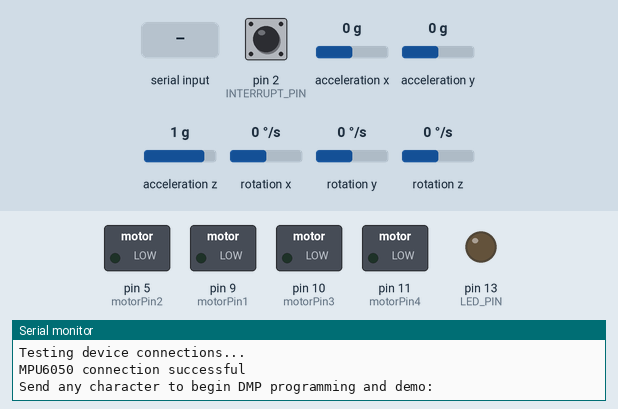
Recording of a sketch running on a simulated Arduino Leonardo, built with avr-gcc and run on an emulated ATmega32U4. Parts: switched loads named in the sketch (green lamp = pin HIGH), output pins drawn as LEDs (lit = HIGH), the last lines printed to the serial monitor. Dashed ring = blinking. The inputs (shaded band) are chosen by the test bench; at power-on: pin 2 (INTERRUPT_PIN) LOW, acceleration x 0 g, acceleration y 0 g, acceleration z 1 g, rotation x 0 °/s, rotation y 0 °/s, rotation z 0 °/s. The sensor or clock chip raises its interrupt line as the real part does.

Above: at 0.8 s.
0.9 s: "1\n" received over Serial
At 3.25 s:
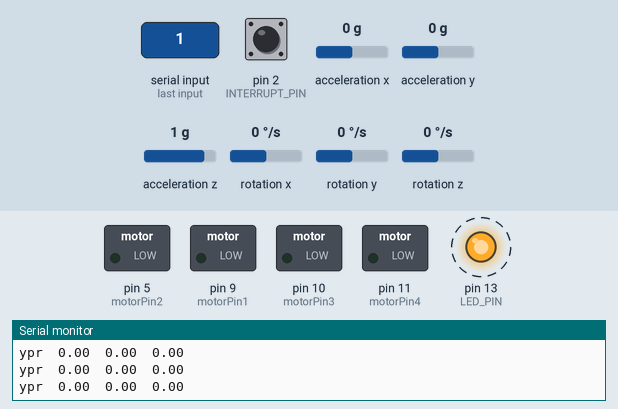
Timing chart, 0 to 9.9 s (numbered marks = the images above; inputs shaded):
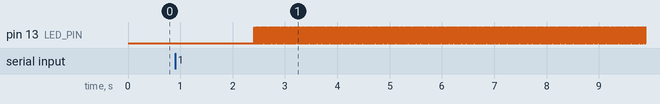

Measured:
- after the input at 0.9 s, pin 13 (LED_PIN): alternates HIGH for 0.01 s and LOW for 0.01 s, starting after 1.5 s

The sketch:

test.ino
```cpp
#define motorPin1 9
#define motorPin2 5
#define motorPin3 10
#define motorPin4 11
#include <math.h>
#include <SoftwareSerial.h>
SoftwareSerial Bluetooth(0,1);

double aggKp=4, aggKi=0.2, aggKd=1;
double conservKp=1, conservKi=0.05, conservKd=0.25;
double Kp = conservKp, Ki = conservKi, Kd = conservKd;

int tempSpeed = 0;
//array for speed of motors
int motorSpeed[5] = {0};


// I2C device class (I2Cdev) demonstration Arduino sketch for MPU6050 class using DMP (MotionApps v2.0)
// 6/21/2012 by Jeff Rowberg <jeff@rowberg.net>
// Updates should (hopefully) always be available at https://github.com/jrowberg/i2cdevlib
//
// Changelog:
//      2013-05-08 - added seamless Fastwire support
//                 - added note about gyro calibration
//      2012-06-21 - added note about Arduino 1.0.1 + Leonardo compatibility error
//      2012-06-20 - improved FIFO overflow handling and simplified read process
//      2012-06-19 - completely rearranged DMP initialization code and simplification
//      2012-06-13 - pull gyro and accel data from FIFO packet instead of reading directly
//      2012-06-09 - fix broken FIFO read sequence and change interrupt detection to RISING
//      2012-06-05 - add gravity-compensated initial reference frame acceleration output
//                 - add 3D math helper file to DMP6 example sketch
//                 - add Euler output and Yaw/Pitch/Roll output formats
//      2012-06-04 - remove accel offset clearing for better results (thanks Sungon Lee)
//      2012-06-01 - fixed gyro sensitivity to be 2000 deg/sec instead of 250
//      2012-05-30 - basic DMP initialization working

/* ============================================
I2Cdev device library code is placed under the MIT license
Copyright (c) 2012 Jeff Rowberg

Permission is hereby granted, free of charge, to any person obtaining a copy
of this software and associated documentation files (the "Software"), to deal
in the Software without restriction, including without limitation the rights
to use, copy, modify, merge, publish, distribute, sublicense, and/or sell
copies of the Software, and to permit persons to whom the Software is
furnished to do so, subject to the following conditions:

The above copyright notice and this permission notice shall be included in
all copies or substantial portions of the Software.

THE SOFTWARE IS PROVIDED "AS IS", WITHOUT WARRANTY OF ANY KIND, EXPRESS OR
IMPLIED, INCLUDING BUT NOT LIMITED TO THE WARRANTIES OF MERCHANTABILITY,
FITNESS FOR A PARTICULAR PURPOSE AND NONINFRINGEMENT. IN NO EVENT SHALL THE
AUTHORS OR COPYRIGHT HOLDERS BE LIABLE FOR ANY CLAIM, DAMAGES OR OTHER
LIABILITY, WHETHER IN AN ACTION OF CONTRACT, TORT OR OTHERWISE, ARISING FROM,
OUT OF OR IN CONNECTION WITH THE SOFTWARE OR THE USE OR OTHER DEALINGS IN
THE SOFTWARE.
===============================================
*/

// I2Cdev and MPU6050 must be installed as libraries, or else the .cpp/.h files
// for both classes must be in the include path of your project
#include "I2Cdev.h"

#include "MPU6050_6Axis_MotionApps20.h"
//#include "MPU6050.h" // not necessary if using MotionApps include file

// Arduino Wire library is required if I2Cdev I2CDEV_ARDUINO_WIRE implementation
// is used in I2Cdev.h
#if I2CDEV_IMPLEMENTATION == I2CDEV_ARDUINO_WIRE
    #include "Wire.h"
#endif

// class default I2C address is 0x68
// specific I2C addresses may be passed as a parameter here
// AD0 low = 0x68 (default for SparkFun breakout and InvenSense evaluation board)
// AD0 high = 0x69
MPU6050 mpu;
//MPU6050 mpu(0x69); // <-- use for AD0 high

/* =========================================================================
   NOTE: In addition to connection 3.3v, GND, SDA, and SCL, this sketch
   depends on the MPU-6050's INT pin being connected to the Arduino's
   external interrupt #0 pin. On the Arduino Uno and Mega 2560, this is
   digital I/O pin 2.
 * ========================================================================= */

/* =========================================================================
   NOTE: Arduino v1.0.1 with the Leonardo board generates a compile error
   when using Serial.write(buf, len). The Teapot output uses this method.
   The solution requires a modification to the Arduino USBAPI.h file, which
   is fortunately simple, but annoying. This will be fixed in the next IDE
   release. For more info, see these links:

   http://arduino.cc/forum/index.php/topic,109987.0.html
   http://code.google.com/p/arduino/issues/detail?id=958
 * ========================================================================= */


// uncomment "OUTPUT_READABLE_QUATERNION" if you want to see the actual
// quaternion components in a [w, x, y, z] format (not best for parsing
// on a remote host such as Processing or something though)
//#define OUTPUT_READABLE_QUATERNION

// uncomment "OUTPUT_READABLE_EULER" if you want to see Euler angles
// (in degrees) calculated from the quaternions coming from the FIFO.
// Note that Euler angles suffer from gimbal lock (for more info, see
// http://en.wikipedia.org/wiki/Gimbal_lock)
//#define OUTPUT_READABLE_EULER

// uncomment "OUTPUT_READABLE_YAWPITCHROLL" if you want to see the yaw/
// pitch/roll angles (in degrees) calculated from the quaternions coming
// from the FIFO. Note this also requires gravity vector calculations.
// Also note that yaw/pitch/roll angles suffer from gimbal lock (for
// more info, see: http://en.wikipedia.org/wiki/Gimbal_lock)
#define OUTPUT_READABLE_YAWPITCHROLL

// uncomment "OUTPUT_READABLE_REALACCEL" if you want to see acceleration
// components with gravity removed. This acceleration reference frame is
// not compensated for orientation, so +X is always +X according to the
// sensor, just without the effects of gravity. If you want acceleration
// compensated for orientation, us OUTPUT_READABLE_WORLDACCEL instead.
//#define OUTPUT_READABLE_REALACCEL

// uncomment "OUTPUT_READABLE_WORLDACCEL" if you want to see acceleration
// components with gravity removed and adjusted for the world frame of
// reference (yaw is relative to initial orientation, since no magnetometer
// is present in this case). Could be quite handy in some cases.
//#define OUTPUT_READABLE_WORLDACCEL

// uncomment "OUTPUT_TEAPOT" if you want output that matches the
// format used for the InvenSense teapot demo
//#define OUTPUT_TEAPOT


#define INTERRUPT_PIN 2  // use pin 2 on Arduino Uno & most boards
#define LED_PIN 13 // (Arduino is 13, Teensy is 11, Teensy++ is 6)
bool blinkState = false;

// MPU control/status vars
bool dmpReady = false;  // set true if DMP init was successful
uint8_t mpuIntStatus;   // holds actual interrupt status byte from MPU
uint8_t devStatus;      // return status after each device operation (0 = success, !0 = error)
uint16_t packetSize;    // expected DMP packet size (default is 42 bytes)
uint16_t fifoCount;     // count of all bytes currently in FIFO
uint8_t fifoBuffer[64]; // FIFO storage buffer

// orientation/motion vars
Quaternion q;           // [w, x, y, z]         quaternion container
VectorInt16 aa;         // [x, y, z]            accel sensor measurements
VectorInt16 aaReal;     // [x, y, z]            gravity-free accel sensor measurements
VectorInt16 aaWorld;    // [x, y, z]            world-frame accel sensor measurements
VectorFloat gravity;    // [x, y, z]            gravity vector
float euler[3];         // [psi, theta, phi]    Euler angle container
float ypr[3];           // [yaw, pitch, roll]   yaw/pitch/roll container and gravity vector

// packet structure for InvenSense teapot demo
uint8_t teapotPacket[14] = { '$', 0x02, 0,0, 0,0, 0,0, 0,0, 0x00, 0x00, '\r', '\n' };


// ================================================================
// ===               INTERRUPT DETECTION ROUTINE                ===
// ================================================================

volatile bool mpuInterrupt = false;     // indicates whether MPU interrupt pin has gone high
void dmpDataReady() {
    mpuInterrupt = true;
}


// ================================================================
// ===                      INITIAL SETUP                       ===
// ================================================================

void setup() {
    //SETTING MOTORPINS TO OUTPUT
    pinMode(motorPin1, OUTPUT);
    pinMode(motorPin2, OUTPUT);
    pinMode(motorPin3, OUTPUT);
    pinMode(motorPin4, OUTPUT);

    //BLUETOOTH
    Bluetooth.begin(9600);


    // join I2C bus (I2Cdev library doesn't do this automatically)
    #if I2CDEV_IMPLEMENTATION == I2CDEV_ARDUINO_WIRE
        Wire.begin();
        Wire.setClock(400000); // 400kHz I2C clock. Comment this line if having compilation difficulties
    #elif I2CDEV_IMPLEMENTATION == I2CDEV_BUILTIN_FASTWIRE
        Fastwire::setup(400, true);
    #endif

    // initialize serial communication
    // (115200 chosen because it is required for Teapot Demo output, but it's
    // really up to you depending on your project)
    Serial.begin(115200);
    while (!Serial); // wait for Leonardo enumeration, others continue immediately

    // NOTE: 8MHz or slower host processors, like the Teensy @ 3.3V or Arduino
    // Pro Mini running at 3.3V, cannot handle this baud rate reliably due to
    // the baud timing being too misaligned with processor ticks. You must use
    // 38400 or slower in these cases, or use some kind of external separate
    // crystal solution for the UART timer.

    // initialize device
    Serial.println(F("Initializing I2C devices..."));
    mpu.initialize();
    pinMode(INTERRUPT_PIN, INPUT);

    // verify connection
    Serial.println(F("Testing device connections..."));
    Serial.println(mpu.testConnection() ? F("MPU6050 connection successful") : F("MPU6050 connection failed"));

    // wait for ready
    Serial.println(F("\nSend any character to begin DMP programming and demo: "));
    while (Serial.available() && Serial.read()); // empty buffer
    while (!Serial.available());                 // wait for data
    while (Serial.available() && Serial.read()); // empty buffer again

    // load and configure the DMP
    Serial.println(F("Initializing DMP..."));
    devStatus = mpu.dmpInitialize();

    // supply your own gyro offsets here, scaled for min sensitivity
    mpu.setXGyroOffset(220);
    mpu.setYGyroOffset(76);
    mpu.setZGyroOffset(-85);
    mpu.setZAccelOffset(1788); // 1688 factory default for my test chip

    // make sure it worked (returns 0 if so)
    if (devStatus == 0) {
        // turn on the DMP, now that it's ready
        Serial.println(F("Enabling DMP..."));
        mpu.setDMPEnabled(true);

        // enable Arduino interrupt detection
        Serial.println(F("Enabling interrupt detection (Arduino external interrupt 0)..."));
        attachInterrupt(digitalPinToInterrupt(INTERRUPT_PIN), dmpDataReady, RISING);
        mpuIntStatus = mpu.getIntStatus();

        // set our DMP Ready flag so the main loop() function knows it's okay to use it
        Serial.println(F("DMP ready! Waiting for first interrupt..."));
        dmpReady = true;

        // get expected DMP packet size for later comparison
        packetSize = mpu.dmpGetFIFOPacketSize();
    } else {
        // ERROR!
        // 1 = initial memory load failed
        // 2 = DMP configuration updates failed
        // (if it's going to break, usually the code will be 1)
        Serial.print(F("DMP Initialization failed (code "));
        Serial.print(devStatus);
        Serial.println(F(")"));
    }

    // configure LED for output
    pinMode(LED_PIN, OUTPUT);


    delay(1000);
}


// ================================================================
// ===                    MAIN PROGRAM LOOP                     ===
// ================================================================

void loop() {
    analogWrite(motorPin1, tempSpeed);
   analogWrite(motorPin2, tempSpeed);
  analogWrite(motorPin3, tempSpeed);
  analogWrite(motorPin4, tempSpeed);

  char c;
  if (Bluetooth.available() > 0) {
    c = Serial.read();
    //Serial.print(c);
    //Serial.print("hello");
    //1 starts the motors
    if (c == '1') {
      Serial.print("1 pressed");
      tempSpeed = 200;
    }
    //2 stops the motors
    else if (c == '2') {
      Serial.print("2 pressed");
      tempSpeed = 0;
    } else if (c == '3') {
      if (tempSpeed < 235) {
        tempSpeed += 20;
      }
    } else if (c == '4') {
       if (tempSpeed > 20) {
        tempSpeed -= 20;
       }
    }
  }


    // if programming failed, don't try to do anything
    if (!dmpReady) return;

    // wait for MPU interrupt or extra packet(s) available
    while (!mpuInterrupt && fifoCount < packetSize) {
        // other program behavior stuff here
        // .
        // .
        // .
        // if you are really paranoid you can frequently test in between other
        // stuff to see if mpuInterrupt is true, and if so, "break;" from the
        // while() loop to immediately process the MPU data
        // .
        // .
        // .
    }

    // reset interrupt flag and get INT_STATUS byte
    mpuInterrupt = false;
    mpuIntStatus = mpu.getIntStatus();

    // get current FIFO count
    fifoCount = mpu.getFIFOCount();

    // check for overflow (this should never happen unless our code is too inefficient)
    if ((mpuIntStatus & 0x10) || fifoCount == 1024) {
        // reset so we can continue cleanly
        mpu.resetFIFO();
        Serial.println(F("FIFO overflow!"));

    // otherwise, check for DMP data ready interrupt (this should happen frequently)
    } else if (mpuIntStatus & 0x02) {
        // wait for correct available data length, should be a VERY short wait
        while (fifoCount < packetSize) fifoCount = mpu.getFIFOCount();

        // read a packet from FIFO
        mpu.getFIFOBytes(fifoBuffer, packetSize);

        // track FIFO count here in case there is > 1 packet available
        // (this lets us immediately read more without waiting for an interrupt)
        fifoCount -= packetSize;

        #ifdef OUTPUT_READABLE_QUATERNION
            // display quaternion values in easy matrix form: w x y z
            mpu.dmpGetQuaternion(&q, fifoBuffer);
            Serial.print("quat\t");
            Serial.print(q.w);
            Serial.print("\t");
            Serial.print(q.x);
            Serial.print("\t");
            Serial.print(q.y);
            Serial.print("\t");
            Serial.println(q.z);
        #endif

        #ifdef OUTPUT_READABLE_EULER
            // display Euler angles in degrees
            mpu.dmpGetQuaternion(&q, fifoBuffer);
            mpu.dmpGetEuler(euler, &q);
            Serial.print("euler\t");
            Serial.print(euler[0] * 180/M_PI);
            Serial.print("\t");
            Serial.print(euler[1] * 180/M_PI);
            Serial.print("\t");
            Serial.println(euler[2] * 180/M_PI);
        #endif

        #ifdef OUTPUT_READABLE_YAWPITCHROLL
            // display Euler angles in degrees
            mpu.dmpGetQuaternion(&q, fifoBuffer);
            mpu.dmpGetGravity(&gravity, &q);
            mpu.dmpGetYawPitchRoll(ypr, &q, &gravity);
            Serial.print("ypr\t");
            Serial.print(ypr[0] * 180/M_PI);
            Serial.print("\t");
            Serial.print(ypr[1] * 180/M_PI);
            Serial.print("\t");
            Serial.println(ypr[2] * 180/M_PI);
        #endif

        #ifdef OUTPUT_READABLE_REALACCEL
            // display real acceleration, adjusted to remove gravity
            mpu.dmpGetQuaternion(&q, fifoBuffer);
            mpu.dmpGetAccel(&aa, fifoBuffer);
            mpu.dmpGetGravity(&gravity, &q);
            mpu.dmpGetLinearAccel(&aaReal, &aa, &gravity);
            Serial.print("areal\t");
            Serial.print(aaReal.x);
            Serial.print("\t");
            Serial.print(aaReal.y);
            Serial.print("\t");
            Serial.println(aaReal.z);
        #endif

        #ifdef OUTPUT_READABLE_WORLDACCEL
            // display initial world-frame acceleration, adjusted to remove gravity
            // and rotated based on known orientation from quaternion
            mpu.dmpGetQuaternion(&q, fifoBuffer);
            mpu.dmpGetAccel(&aa, fifoBuffer);
            mpu.dmpGetGravity(&gravity, &q);
            mpu.dmpGetLinearAccel(&aaReal, &aa, &gravity);
            mpu.dmpGetLinearAccelInWorld(&aaWorld, &aaReal, &q);
            Serial.print("aworld\t");
            Serial.print(aaWorld.x);
            Serial.print("\t");
            Serial.print(aaWorld.y);
            Serial.print("\t");
            Serial.println(aaWorld.z);
        #endif

        #ifdef OUTPUT_TEAPOT
            // display quaternion values in InvenSense Teapot demo format:
            teapotPacket[2] = fifoBuffer[0];
            teapotPacket[3] = fifoBuffer[1];
            teapotPacket[4] = fifoBuffer[4];
            teapotPacket[5] = fifoBuffer[5];
            teapotPacket[6] = fifoBuffer[8];
            teapotPacket[7] = fifoBuffer[9];
            teapotPacket[8] = fifoBuffer[12];
            teapotPacket[9] = fifoBuffer[13];
            Serial.write(teapotPacket, 14);
            teapotPacket[11]++; // packetCount, loops at 0xFF on purpose
        #endif

        // blink LED to indicate activity
        blinkState = !blinkState;
        digitalWrite(LED_PIN, blinkState);
    }
}
```

PIDcontrol.c
```cpp
#include <stdio.h>
#include <math.h>
//1 -> 4
#define Kp 2

//0.05 -> 0.2
#define Ki 0.05

//0.25 -> 1
#define Kd 0.5

double normalize(double angle){
	if (angle < 0){
		while (angle < 0){
			angle += 360;
		}
	}
	else{
		while (angle > 359){
			angle -= 360;
		}
	}
	return angle;
}

double compute(double *setPoint, double *input, double *lastError, double *errSum){
	//compute all working error variables
	double error = *setPoint - *input;
	*errSum += (error * 1);
	double dErr = (error - *lastError) / 1;

	//set last err as current err
	*lastError = error;

	//compute PID
	return (Kp * error + Ki * (*errSum) + Kd * dErr);
}
/*
int main(void){
	double setPoint = 0;
	double input = M_PI/8;
	double lastError = 0;
	double errSum = 0;

	for(int i = 0; i < 1000; ++i, input -= M_PI/8000){
		if (i % 2 == 1)input *= -1;
		printf("Angle: %f\nOutput: %f\n\n", input*180/M_PI, 180/M_PI*compute(&setPoint, &input, &lastError, &errSum));
		if (i % 2 == 1)input *= -1;
	}
	return 0;
}
*/
```
